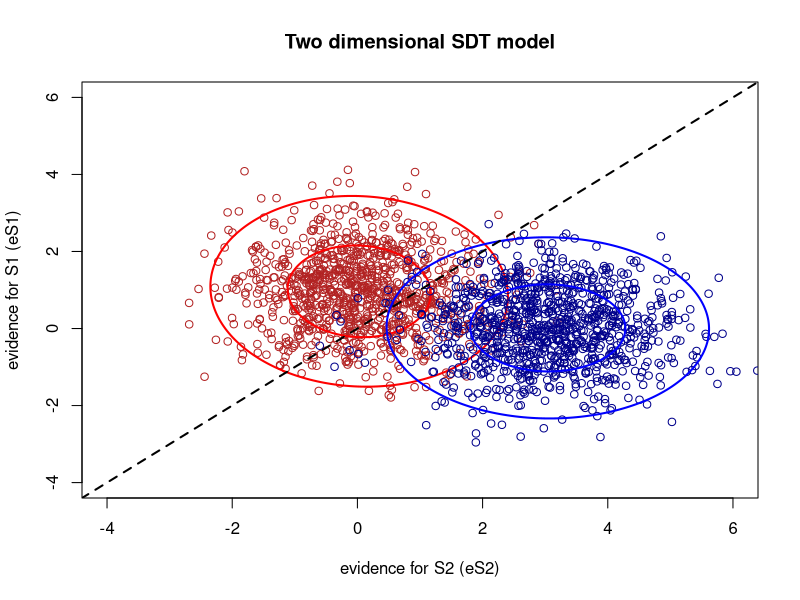

Write R code to recreate this figure.
library(mixtools)  #for ellipse
library(MASS)

# Function to draw ellipse for bivariate normal data
ellipse_bvn <- function(bvn, alpha, color = "red"){
  Xbar <- apply(bvn,2,mean)
  S <- cov(bvn)
  ellipse(Xbar, S, alpha = alpha, col=color, lwd=2)
}

N <- 1000 # Number of random samples

# S1 Distribution
# Target parameters for univariate normal distributions
mu.eS1 <- 0.95; sigma.eS1 <- 1
mu.eS2 <- 0; sigma.eS2 <- 1

# Parameters for bivariate normal distribution
mu.S1 <- c(mu.eS2,mu.eS1) # Mean
sigma.S1 <- diag(2) # Covariance matrix
#rho <- -0.6
#sigma <- matrix(c(s1^2, s1*s2*rho, s1*s2*rho, s2^2), 2) # Covariance matrix

S1 <- mvrnorm(N, mu = mu.S1, Sigma = sigma.S1) # from MASS package
colnames(S1) <- c("eS2","eS1")

plot(S1, xlab="evidence for S2 (eS2)", ylab="evidence for S1 (eS1)", main="Two dimensional SDT model", col="firebrick", xlim = c(-4, 6), ylim= c(-4, 6))
ellipse_bvn(S1,.5)
ellipse_bvn(S1,.05)

# S2 Distribution
# Target parameters for univariate normal distributions
mu.eS1 <- 0; sigma.eS1 <- 1
mu.eS2 <- 3.05; sigma.eS2 <- 1

# Parameters for bivariate normal distribution
mu.S2 <- c(mu.eS2,mu.eS1) # Mean
sigma.S2 <- diag(2) # Covariance matrix
#rho <- -0.6
#sigma <- matrix(c(s1^2, s1*s2*rho, s1*s2*rho, s2^2), 2) # Covariance matrix

S2 <- mvrnorm(N, mu = mu.S2, Sigma = sigma.S2 ) # from MASS package
colnames(S2) <- c("eS2","eS1")

S2_dataframe <- as.data.frame(S2)
points(S2_dataframe$eS2, S2_dataframe$eS1, col="darkblue")
ellipse_bvn(S2,.5, "blue")
ellipse_bvn(S2,.05, "blue")
x <- c(-6, 7)
y <- c(-6, 7)
lines(x, y, lty="dashed", lwd=2)
